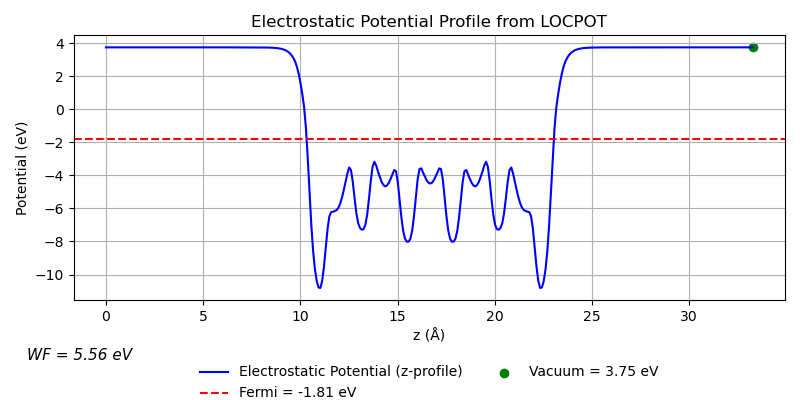

Generate this figure with Python:
import numpy as np
import matplotlib.pyplot as plt
from pymatgen.io.vasp.outputs import Locpot, Outcar

# === Load Data ===
locpot = Locpot.from_file("LOCPOT")
outcar = Outcar("OUTCAR")

# === Extract Potential Grid ===
pot_data = locpot.data['total']
line_profile = np.mean(np.mean(pot_data, axis=0), axis=0)

# === Define z-axis ===
z_len = locpot.structure.lattice.c
z = np.linspace(0, z_len, len(line_profile))

# === Extract Fermi Level ===
fermi_energy = outcar.efermi  # in eV

# === Extract Vacuum Potential (last point) ===
vacuum_potential = line_profile[-1]

# === Calculate Work Function ===
work_function = vacuum_potential - fermi_energy

# === Console Output ===
print(f"Vacuum potential at z = c: {vacuum_potential:.3f} eV")
print(f"Fermi level: {fermi_energy:.3f} eV")
print(f"Work function: {work_function:.3f} eV")


# === Plot ===
fig, ax = plt.subplots(figsize=(8, 4))
ax.plot(z, line_profile, label='Electrostatic Potential (z-profile)', color='blue')

# Plot the Fermi level as a horizontal line
ax.axhline(y=fermi_energy, color='red', linestyle='--', label=f'Fermi = {fermi_energy:.2f} eV')

# Scatter point for vacuum potential
ax.scatter(z[-1], vacuum_potential, color='green', label=f'Vacuum = {vacuum_potential:.2f} eV')

# Set labels and title
ax.set_xlabel('z (Å)')
ax.set_ylabel('Potential (eV)')
ax.set_title('Electrostatic Potential Profile from LOCPOT')
ax.grid(True)

# === Adjust Legend and Annotations ===
ax.legend(loc='upper center', bbox_to_anchor=(0.5, -0.2), ncol=2, frameon=False)

# === Space for bottom annotation ===
fig.tight_layout()
fig.subplots_adjust(bottom=0.25)
fig.text(0.1, 0.1, f'WF = {work_function:.2f} eV', ha='center', fontsize=11, style='italic')

# Show plot
#plt.show()
plt.savefig('line.png')

